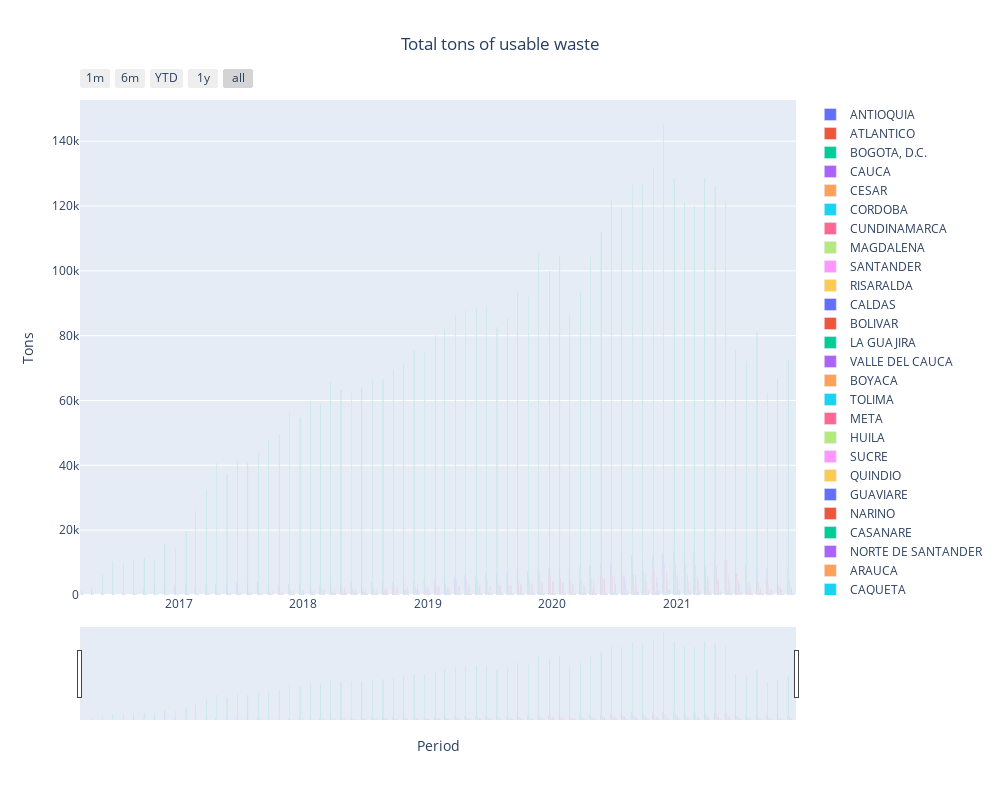

The notebook cell saved with this chart:
### Code cell
#Create figure from arguments
fig = go.Figure()

#Define the list of deparment to dropdown list
departamento_list = list(table1['Departamento'].unique())

#Create the chart layout related to the "Departamento" selection list
for department in departamento_list:
    fig.add_trace(
        go.Bar(
            x = table1['PERIODO_NUEVO'][table1['Departamento']==department],
            y = table1['TONELADAS APROVECHADAS'][table1['Departamento']==department],
            name = department, visible = True,
            
        )
    )
    
#Create the display of time fraction
fig.update_layout(
    xaxis=dict(
        rangeselector=dict(
            buttons=list([
                 dict(count=1,
                     label="1m",
                     step="month",
                     stepmode="backward"),
                dict(count=6,
                     label="6m",
                     step="month",
                     stepmode="backward"),
                dict(count=1,
                     label="YTD",
                     step="year",
                     stepmode="todate"),
                dict(count=1,
                     label="1y",
                     step="year",
                     stepmode="backward"),
                dict(step="all")
            ])
        ),
        rangeslider=dict(
            visible=True
        ),
    )
) 

    
fig.update_layout(

    autosize=False,
    width=1000,
    height=800
)
#style layout
fig.update_layout(title_text='Total tons of usable waste', title_x=0.5,
                 xaxis=dict(
        title="Period"
    ),
    yaxis=dict(
        title="Tons"
    ))

 
fig.show()
